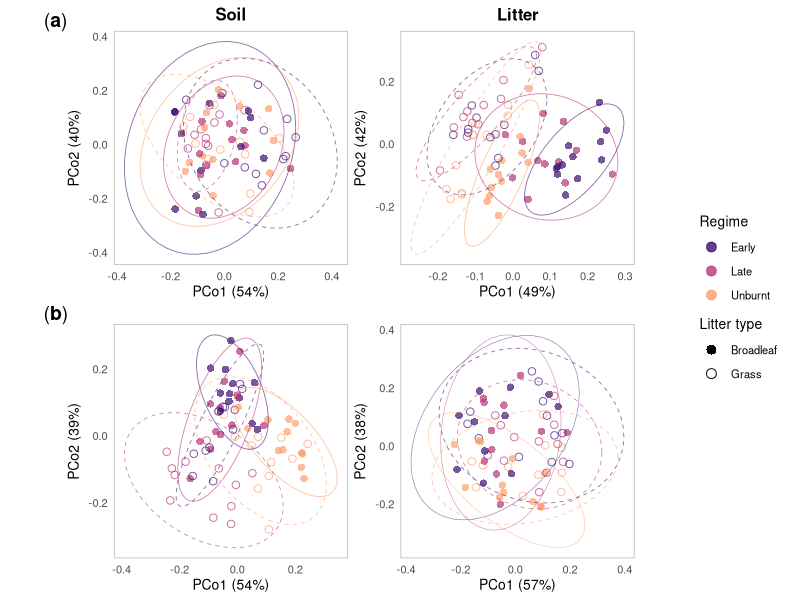
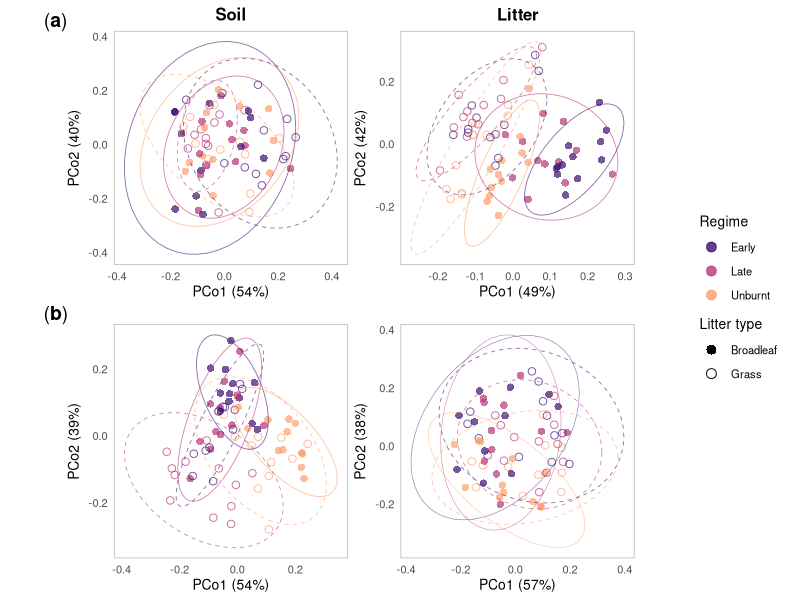

Recreate these plots in R, in order.

# Required packages
require(ggtext)
require(viridis)
require(tidyverse)

# (1) Setup --------------------------------------------------------------------

#### Data ####

# Define the factor levels
litter_levels    <- c("Leaf", "Grass")
regime_levels    <- c("Early", "Late", "Unburnt")
community_levels <- c("Soil bacteria", "Litter bacteria" ,"Soil fungi", "Litter fungi")

### --- Fungi: Soil --- ###
metadata_fungi_soil <- data.table::fread("data/sample_metadata_fungi.txt") %>%
  filter(community == "Soil") %>%
  select(
    everything(),
    PCo1 = "pco1_54_soil_fungi",
    PCo2 = "pco2_39_soil_fungi",
    -c("community", "pco1_57_leaf_fungi", "pco2_38_leaf_fungi")
  ) %>%
  mutate(
    regime = recode(regime, "E2" = "Early", "L2" = "Late", "U" = "Unburnt"),
    regime = factor(regime, levels = regime_levels),
    litter_type = factor(litter_type, levels = litter_levels)
  )

### --- Fungi: Litter --- ###
metadata_fungi_litter <- data.table::fread("data/sample_metadata_fungi.txt") %>%
  filter(community == "Leaf") %>%
  select(
    everything(),
    PCo1 = "pco1_57_leaf_fungi",
    PCo2 = "pco2_38_leaf_fungi",
    -c("community", "pco1_54_soil_fungi", "pco2_39_soil_fungi")
  ) %>%
  mutate(
    regime = recode(regime, "E2" = "Early", "L2" = "Late", "U" = "Unburnt"),
    regime = factor(regime, levels = regime_levels),
    litter_type = factor(litter_type, levels = litter_levels)
  )

### --- Bacteria: Soil --- ###
metadata_bacteria_soil <- data.table::fread("data/sample_metadata_bacteria.txt") %>%
  filter(community == "Soil") %>%
  select(
    everything(),
    PCo1 = "pco1_54_soil_bacteria",
    PCo2 = "pco2_40_soil_bacteria",
    -c("community", "pco1_49_leaf_bacteria", "pco2_42_leaf_bacteria")
  ) %>%
  mutate(
    regime = recode(regime, "E2" = "Early", "L2" = "Late", "U" = "Unburnt"),
    regime = factor(regime, levels = regime_levels),
    litter_type = factor(litter_type, levels = litter_levels)
  )

### --- Bacteria: Litter --- ###
metadata_bacteria_litter <- data.table::fread("data/sample_metadata_bacteria.txt") %>%
  filter(community == "Leaf") %>%
  select(
    everything(),
    PCo1 = "pco1_49_leaf_bacteria",
    PCo2 = "pco2_42_leaf_bacteria",
    -c("community", "pco1_54_soil_bacteria", "pco2_40_soil_bacteria")
  ) %>%
  mutate(
    regime = recode(regime, "E2" = "Early", "L2" = "Late", "U" = "Unburnt"),
    regime = factor(regime, levels = regime_levels),
    litter_type = factor(litter_type, levels = litter_levels)
  )


# Format the axis labels
axis_labels <- c(
  "pco1_54_soil_bacteria" = "PCo1 (54%)",
  "pco2_40_soil_bacteria" = "PCo2 (40%)",
  "pco1_49_leaf_bacteria" = "PCo1 (49%)",
  "pco2_42_leaf_bacteria" = "PCo2 (42%)",
  "pco1_57_leaf_fungi" = "PCo1 (57%)",
  "pco2_38_leaf_fungi" = "PCo2 (38%)",
  "pco1_54_soil_fungi" = "PCo1 (54%)",
  "pco2_39_soil_fungi" = "PCo2 (39%)"
)

#### Theme ####

tag_size <- 14
strip_size <- 12
title_size <- 10
text_size <- 8

my_theme <- theme_minimal() +
  theme(
    panel.border = element_rect(linewidth = 0.5, colour = "grey70", fill = NA),
    panel.grid = element_blank(),
    axis.title = element_text(size = title_size),
    axis.text = element_text(size = text_size),
    plot.title = element_text(hjust = 0.5, size = strip_size, face = "bold"),
    plot.tag = element_markdown(size = tag_size),
    legend.position = "none",
    aspect.ratio = 1
  )

#### Dummy legend ####

# Define colours
my_cols <- c("Early" = "#3B0F70CC", "Late" = "#B63679CC", "Unburnt" = "#FE9F6DCC")


# Dummy tibble with all regime/shape combinations
dummy_data <- expand.grid(
  regime = names(my_cols),
  litter_type = c("Broadleaf", "Grass")
)

# Dummy plot that only serves to generate legend
dummy_plot <- ggplot(dummy_data, aes(x = 1, y = 1, colour = regime, shape = litter_type)) +
  geom_point(size = 3) +
  scale_colour_manual(values = my_cols) +
  scale_shape_manual(values = c("Broadleaf" = 16, "Grass" = 1)) +
  labs(colour = "Regime", shape = "Litter type") +
  guides(
    colour = guide_legend(order = 1),
    shape  = guide_legend(order = 2)
  ) +
  theme_void() +
  theme(
    legend.position = "right",
    legend.title = element_text(size = title_size),
    legend.text = element_text(size = text_size)
  )

# Extract the legend
legend_dummy <- cowplot::get_legend(dummy_plot)

# (2) Crate plots --------------------------------------------------------------

# Create the figure
figure <- patchwork::wrap_plots(
  ggplot(
    data = metadata_bacteria_soil,
    aes(x = PCo1, y = PCo2, colour = regime, fill = regime, shape = litter_type)
  ) +
    geom_point(size = 2.2, alpha = 0.7) +
    # Elipse for leaf litter
    stat_ellipse(
      data = metadata_bacteria_soil %>%
        filter(litter_type == "Leaf"),
      aes(x = PCo1, y = PCo2, group = regime, colour = regime),
      level = 0.95, linewidth = 0.3, alpha = 0.6,
      show.legend = FALSE
    ) +
    # Elipse for grass litter
    stat_ellipse(
      data = metadata_bacteria_soil %>%
        filter(litter_type == "Grass"),
      aes(x = PCo1, y = PCo2, group = regime, colour = regime),
      level = 0.95, linewidth = 0.3, alpha = 0.6, linetype = "dashed",
      show.legend = FALSE
    ) +
    scale_colour_manual(values = my_cols) +
    scale_fill_manual(values = my_cols) +
    scale_shape_manual(values = c("Leaf" = 16, "Grass" = 1)) +
    labs(
      x = axis_labels["pco1_54_soil_bacteria"],
      y = axis_labels["pco2_40_soil_bacteria"],
      colour = "Regime",
      shape = "Litter type",
      title = "Soil",
      tag = "(**a**)"
    ) +
    my_theme +
   theme(
     # Adjust the position of the tag to account for the strip
     plot.tag.position = c(0.04, 0.95),
     # Adjust the margin
     plot.margin = margin(t = 0, r = 0, b = 5, l = 0),
     ),
  
  ggplot(
    data = metadata_bacteria_litter,
    aes(x = PCo1, y = PCo2, colour = regime, fill = regime, shape = litter_type)
  ) +
    geom_point(size = 2.2, alpha = 0.7) +
    # Elipse for leaf litter
    stat_ellipse(
      data = metadata_bacteria_litter %>%
        filter(litter_type == "Leaf"),
      aes(x = PCo1, y = PCo2, group = regime, colour = regime),
      level = 0.95, linewidth = 0.3, alpha = 0.6,
      show.legend = FALSE
    ) +
    # Elipse for grass litter
    stat_ellipse(
      data = metadata_bacteria_litter %>%
        filter(litter_type == "Grass"),
      aes(x = PCo1, y = PCo2, group = regime, colour = regime),
      level = 0.95, linewidth = 0.3, alpha = 0.6, linetype = "dashed",
      show.legend = FALSE
    ) +
    scale_colour_manual(values = my_cols) +
    scale_fill_manual(values = my_cols) +
    scale_shape_manual(values = c("Leaf" = 16, "Grass" = 1)) +
    labs(
      x = axis_labels["pco1_49_leaf_bacteria"],
      y = axis_labels["pco2_42_leaf_bacteria"],
      colour = "Regime",
      shape = "Litter type",
      title = "Litter"
    )  +
    my_theme +
    theme(
      # Adjust the margin
      plot.margin = margin(t = 0, r = 0, b = 5, l = 5),
    ),
  
  ggplot(
    data = metadata_fungi_soil,
    aes(x = PCo1, y = PCo2, colour = regime, fill = regime, shape = litter_type)
  ) +
    geom_point(size = 2.2, alpha = 0.7) +
    # Elipse for leaf litter
    stat_ellipse(
      data = metadata_fungi_soil %>%
        filter(litter_type == "Leaf"),
      aes(x = PCo1, y = PCo2, group = regime, colour = regime),
      level = 0.95, linewidth = 0.3, alpha = 0.6,
      show.legend = FALSE
    ) +
    # Elipse for grass litter
    stat_ellipse(
      data = metadata_fungi_soil %>%
        filter(litter_type == "Grass"),
      aes(x = PCo1, y = PCo2, group = regime, colour = regime),
      level = 0.95, linewidth = 0.3, alpha = 0.6, linetype = "dashed",
      show.legend = FALSE
    ) +
    scale_colour_manual(values = my_cols) +
    scale_fill_manual(values = my_cols) +
    scale_shape_manual(values = c("Leaf" = 16, "Grass" = 1)) +
    labs(
      x = axis_labels["pco1_54_soil_fungi"],
      y = axis_labels["pco2_39_soil_fungi"],
      colour = "Regime",
      shape = "Litter type",
      tag = "(**b**)"
    ) +
    my_theme +
    theme(
      # Adjust the margin
      plot.margin = margin(t = 0, r = 0, b = 0, l = 0),
    ),
  
  ggplot(
    data = metadata_fungi_litter,
    aes(x = PCo1, y = PCo2, colour = regime, fill = regime, shape = litter_type)
  ) +
    geom_point(size = 2.2, alpha = 0.7) +
    # Elipse for leaf litter
    stat_ellipse(
      data = metadata_fungi_litter %>%
        filter(litter_type == "Leaf"),
      aes(x = PCo1, y = PCo2, group = regime, colour = regime),
      level = 0.95, linewidth = 0.2, alpha = 0.6,
      show.legend = FALSE
    ) +
    # Elipse for grass litter
    stat_ellipse(
      data = metadata_fungi_litter %>%
        filter(litter_type == "Grass"),
      aes(x = PCo1, y = PCo2, group = regime, colour = regime),
      level = 0.95, linewidth = 0.3, alpha = 0.6, linetype = "dashed",
      show.legend = FALSE
    ) +
    scale_colour_manual(values = my_cols) +
    scale_fill_manual(values = my_cols) +
    scale_shape_manual(values = c("Leaf" = 16, "Grass" = 1)) +
    labs(
      x = axis_labels["pco1_57_leaf_fungi"],
      y = axis_labels["pco2_38_leaf_fungi"],
      colour = "Regime",
      shape = "Litter type"
    ) +
    my_theme +
    theme(
      # Adjust the margin
      plot.margin = margin(t = 0, r = 0, b = 0, l = 5),
    )
)

# Add the legend
figure_final <- cowplot::plot_grid(
  figure, legend_dummy, rel_widths = c(1, 0.18)
)

# Create output directory
if (!dir.exists("output")) {
  dir.create("output")
}

# Save figure
ggsave(
  "output/figure_pcoa.tif",
  width = 15.5, height = 13, units = "cm",
  bg = "white"
)
ggsave(
  "output/figure_pcoa.png",
  width = 15.5, height = 13, units = "cm", 
  bg = "white",
  dpi = 300
)
